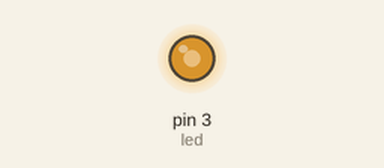
The sketch below on a simulated Arduino Uno, built with avr-gcc and run on an emulated ATmega328P. Shown: output pins drawn as LEDs (lit = HIGH). Random numbers use the default seed unless the sketch sets one.

Above: at 0.04 s.
At 16.29 s:
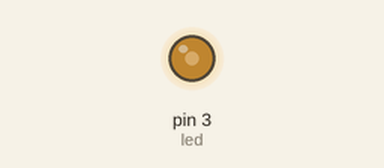
At 37.52 s:
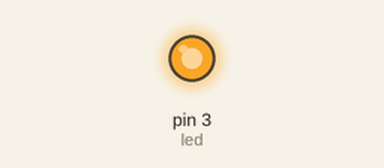
Timing chart, 0 to 40.0 s (numbered marks = the images above):
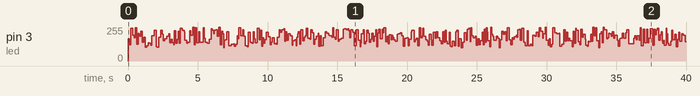

The sketch:

Main.ino
```cpp
const byte led = 3;

int brightRandom = 0;
int timeRandom = 0;

void setup()
{
	randomSeed(0); //Inicializar los valores random
    pinMode(3, OUTPUT);
}

void loop()
{

    brightRandom = random(100,255); //Valor aleatorio entre 100 y 255 para el PWM de salida al led
    analogWrite(led, brightRandom);
    timeRandom = random(50,150);//Valor aleatorio entre 50 y 150 de milisegundos para que se repita el bucle
    delay(timeRandom);

}
```

Measured:
- by itself, pin 3 (led): 0/255 → 167/255 at 0.00 s, → 123/255 0.10 s later, → 245/255 0.11 s later, → 194/255 0.12 s later, … (406 changes in this stretch)
